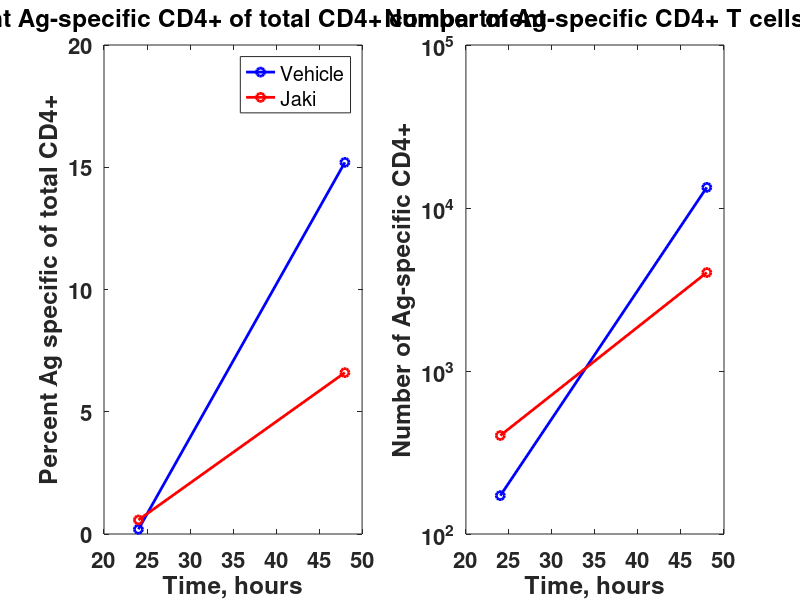
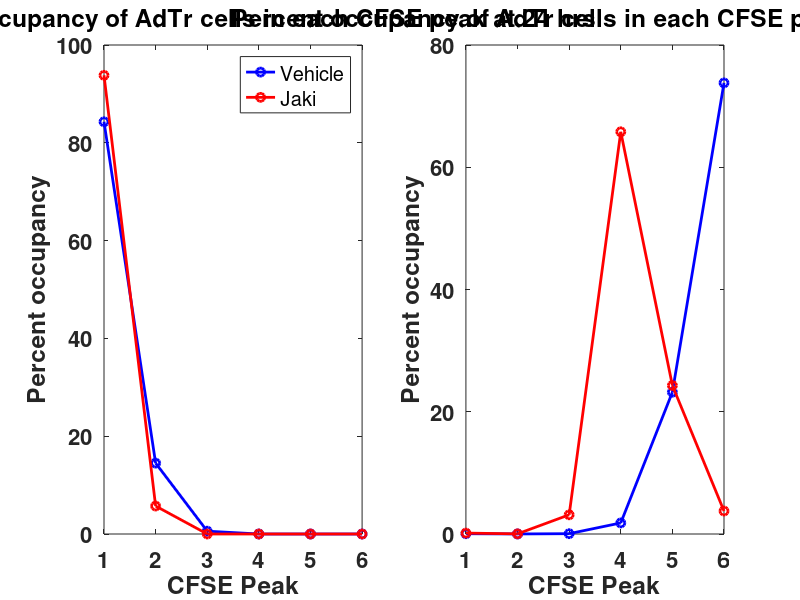
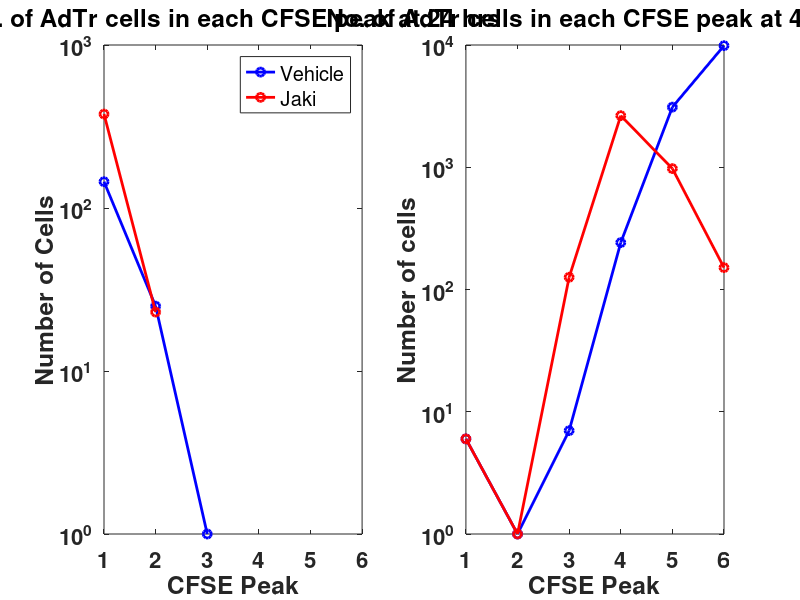
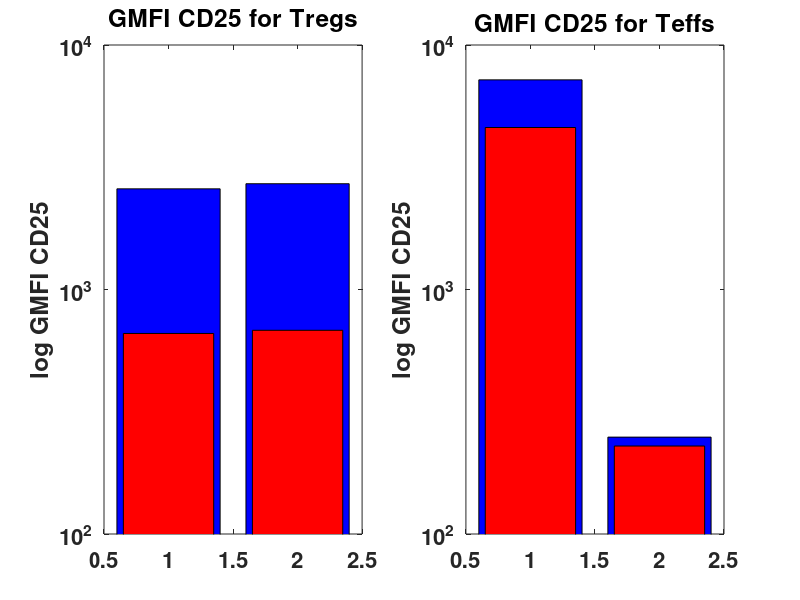

Write the MATLAB code that produced these figures, in order.
%Percent AdTr CFSE+ of CD4 compartment

Vehicle=[0.193 15.2];
Jaki=[0.575 6.6];

Vehic_Count=[172 13387];
Jaki_Count=[402 4019];

Time=[24 48];

figure()
subplot(1,2,1)
hold on
plot(Time, Vehicle, '-bo', 'linewidth', 2)
plot(Time, Jaki, '-ro', 'linewidth', 2)
set(gcf, 'color', 'w')
set(gca, 'Fontsize', 16, 'Fontweight', 'bold')
ylabel('Percent Ag specific of total CD4+')
xlabel('Time, hours')
title('Percent Ag-specific CD4+ of total CD4+ compartment')
legend('Vehicle', 'Jaki')
box on
subplot(1,2,2)
hold on
plot(Time, Vehic_Count, '-bo', 'linewidth', 2)
plot(Time, Jaki_Count, '-ro', 'linewidth', 2)
set(gcf, 'color', 'w')
set(gca, 'Fontsize', 16, 'Fontweight', 'bold', 'yscale', 'log')
ylabel('Number of Ag-specific CD4+')
xlabel('Time, hours')
title('Number of Ag-specific CD4+ T cells')
box on

%%
%Percent occupancy of AdTr in each CFSE peak

Peak=[1 2 3 4 5 6];

V_occupancy_24=[84.3	14.5	0.581	0	0	0];
V_occupancy_48=[0.0448	7.47e-3	0.0523	1.81	23.2	73.8];

J_occupancy_24=[93.8	5.72	0	0	0	0];
J_occupancy_48=[0.149	0.0249	3.14	65.8	24.3	3.76];

figure()
subplot(1,2,1)
hold on
plot(Peak, V_occupancy_24, '-bo', 'linewidth', 2)
plot(Peak, J_occupancy_24, '-ro', 'linewidth', 2)
set(gcf, 'color', 'w')
set(gca, 'Fontsize', 16, 'Fontweight', 'bold')
ylabel('Percent occupancy')
xlabel('CFSE Peak')
title('Percent occupancy of AdTr cells in each CFSE peak at 24 hrs')
legend('Vehicle', 'Jaki')
box on
subplot(1, 2, 2)
hold on
plot(Peak, V_occupancy_48, '-bo', 'linewidth', 2)
plot(Peak, J_occupancy_48, '-ro', 'linewidth', 2)
set(gcf, 'color', 'w')
set(gca, 'Fontsize', 16, 'Fontweight', 'bold')
ylabel('Percent occupancy')
xlabel('CFSE Peak')
title('Percent occupancy of AdTr cells in each CFSE peak at 48 hrs')
box on

%%
%Number of cells in each CFSE peak

Peak=[1 2 3 4 5 6];

V_occupancy_24=[145	25	1	0	0	0];
V_occupancy_48=[6	1	7	242	3104	9873];

J_occupancy_24=[377	23	0	0	0	0];
J_occupancy_48=[6	1	126	2643	975	151];

figure()
subplot(1,2,1)
hold on
plot(Peak, V_occupancy_24, '-bo', 'linewidth', 2)
plot(Peak, J_occupancy_24, '-ro', 'linewidth', 2)
set(gcf, 'color', 'w')
set(gca, 'Fontsize', 16, 'Fontweight', 'bold', 'yscale', 'log')
ylabel('Number of Cells')
xlabel('CFSE Peak')
title('No. of AdTr cells in each CFSE peak at 24 hrs')
legend('Vehicle', 'Jaki')
box on
subplot(1, 2, 2)
hold on
plot(Peak, V_occupancy_48, '-bo', 'linewidth', 2)
plot(Peak, J_occupancy_48, '-ro', 'linewidth', 2)
set(gcf, 'color', 'w')
set(gca, 'Fontsize', 16, 'Fontweight', 'bold', 'yscale', 'log')
ylabel('Number of cells')
xlabel('CFSE Peak')
title('No. of AdTr cells in each CFSE peak at 48 hrs')
box on

%%

%GMFI CD25

V_Treg=[2581 2708];
J_Treg=[661 681];

V_Teff=[7203 249];
J_Teff=[4598 229];

figure()
subplot(1,2,1)
hold on
bar(V_Treg, 0.8, 'b')
bar(J_Treg, 0.7, 'r')
set(gcf, 'color', 'w')
set(gca, 'Fontsize', 16, 'Fontweight', 'bold', 'yscale', 'log', 'YLim', [10e1 10e3])
ylabel('log GMFI CD25')
title('GMFI CD25 for Tregs')
box on
subplot(1,2,2)
hold on
bar(V_Teff, 0.8, 'b')
bar(J_Teff, 0.7, 'r')
set(gcf, 'color', 'w')
set(gca, 'Fontsize', 16, 'Fontweight', 'bold', 'yscale', 'log', 'YLim', [10e1 10e3])
ylabel('log GMFI CD25')
title('GMFI CD25 for Teffs')
box on


%%
%pSTAT5 IL2 dose response

pSTAT5_24_V=[638
572
604
450
205
354
238
223];
pSTAT5_24_V=pSTAT5_24_V-min(pSTAT5_24_V);


IL2=[10000 1000 100 10 1 0.1 0.01 0];

figure()
hold on
plot(IL2, pSTAT5_24_V, '-ko', 'linewidth', 2)
plot([0.01 max(IL2)], [724 724], '-m', 'linewidth', 2 )
set(gcf, 'color', 'w')
set(gca, 'Fontsize', 16, 'Fontweight', 'bold', 'xscale', 'log')
